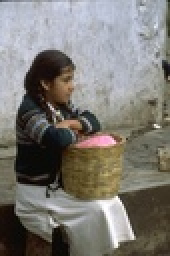
%> input picture Main/23025.jpg, 85 x 128 px, shrunk from 321 x 481 before the run (shown 2 times larger)
$ octave --eval "Histogram('23025.jpg');"   (GNU Octave 9; MATLAB toolbox functions it lacks are replaced by stand-ins)
%> lines starting %> are read from the running program, lines starting %| are printed output that depends on the picture
function Histogram(imagePath)
%> called with imagePath = '23025.jpg'
%imagePath = '23025.jpg';
img = imread(imagePath);
%> img is the input picture: size 128x85x3 uint8; mean R, G, B 124.6, 121.6, 115.9

img = rgb2gray(img);
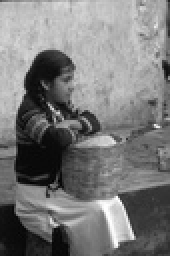
%> img: size 128x85 uint8 (shown 2 times larger); min 0, max 255, mean 121.8
intensity_values = img(:); % Coloumn Vector
[unique_intensities, ~, ~] = unique(intensity_values);  % unique_intensities is coloumn vector
%> unique_intensities = 254 values from 0 to 255

n = size(unique_intensities, 1);
%> n = 254
m = size(intensity_values, 1);
%> m = 10880

pixel_count = zeros(n, 1);  % Coloumn vector

for i=1:n
    for j=1:m
        if(unique_intensities(i, 1) == intensity_values(j, 1))
            pixel_count(i, 1) = pixel_count(i, 1) + 1;
        end
    end
end
%> after the loop, pixel_count = 254 values, max 144 at index 10, min 1 at index 1, mean 42.83

fileID = fopen('imageDataPoints.txt', 'w');

% Write data to the file using fprintf
for i = 1:n
    fprintf(fileID, '%d\t%d\n', unique_intensities(i, 1), pixel_count(i, 1));
end

% Close the file
fclose(fileID);

histogram(img, 'BinWidth', 0.5, 'EdgeColor', 'b');
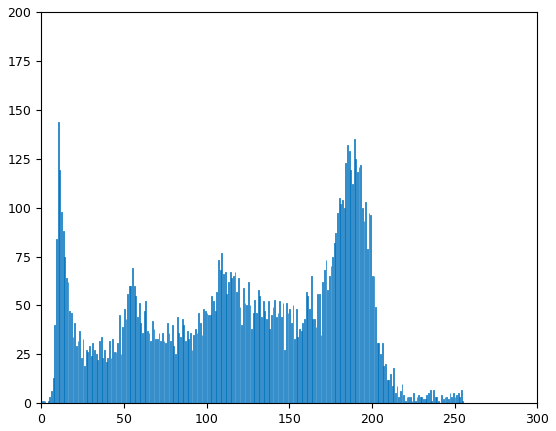
%> figure redrawn from the program's plot data; tallest bar 144 high, from x = 10 to 10.5

%ImageData = [unique_intensities, pixel_count];

end

$ run again, on Main/238011.jpg
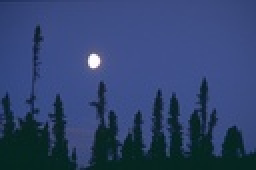
%> input picture Main/238011.jpg, 128 x 85 px, shrunk from 481 x 321 before the run (shown 2 times larger)
%> in Histogram, img is the input picture: size 85x128x3 uint8; mean R, G, B 48.4, 67.4, 110.1
%> in Histogram, `img = rgb2gray(img);`:
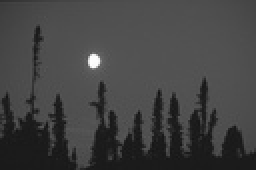
%> img: size 85x128 uint8 (shown 2 times larger); min 18, max 254, mean 66.5
%> unique_intensities = 110 values from 18 to 254
%> n = 110
%> the loop in Histogram, `for i=1:n` made 110 passes
%> after the loop in Histogram, `for i=1:n`: pixel_count = 110 values, max 1199 at index 64, min 1 at index 1, mean 98.91
%> the loop in Histogram, `for i = 1:n` made 110 passes
%> in Histogram, `histogram(img, 'BinWidth', 0.5, 'EdgeColor', 'b');`:
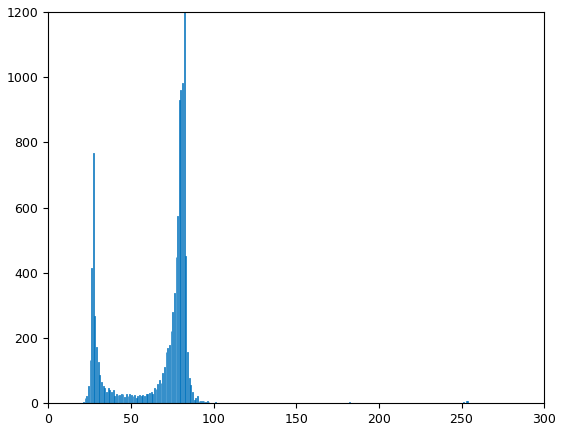
%> figure redrawn from the program's plot data; tallest bar 1199 high, from x = 82 to 82.5

$ run again, on Main/246016.jpg
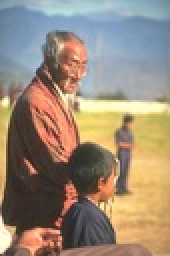
%> input picture Main/246016.jpg, 85 x 128 px, shrunk from 321 x 481 before the run (shown 2 times larger)
%> in Histogram, img is the input picture: size 128x85x3 uint8; mean R, G, B 153.7, 137.8, 119.7
%> in Histogram, `img = rgb2gray(img);`:
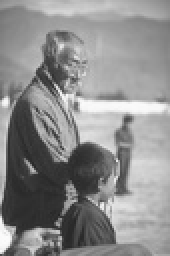
%> img: size 128x85 uint8 (shown 2 times larger); min 36, max 252, mean 140.5
%> unique_intensities = 215 values from 36 to 252
%> n = 215
%> after the loop in Histogram, `for i=1:n`: pixel_count = 215 values, max 147 at index 136, min 1 at index 1, mean 50.6
%> in Histogram, `histogram(img, 'BinWidth', 0.5, 'EdgeColor', 'b');`:
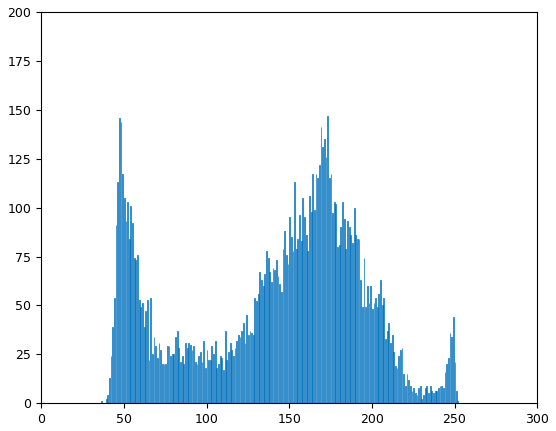
%> figure redrawn from the program's plot data; tallest bar 147 high, from x = 173 to 173.5

$ run again, on Main/271031.jpg
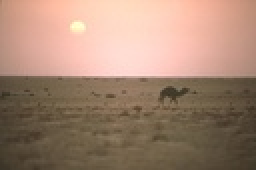
%> input picture Main/271031.jpg, 128 x 85 px, shrunk from 481 x 321 before the run (shown 2 times larger)
%> in Histogram, img is the input picture: size 85x128x3 uint8; mean R, G, B 163.5, 133.1, 113.8
%> in Histogram, `img = rgb2gray(img);`:
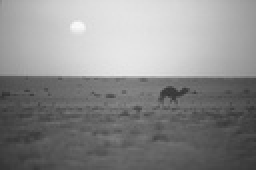
%> img: size 85x128 uint8 (shown 2 times larger); min 48, max 250, mean 140
%> unique_intensities = 196 values from 48 to 250
%> n = 196
%> after the loop in Histogram, `for i=1:n`: pixel_count = 196 values, max 205 at index 177, min 1 at index 1, mean 55.51
%> in Histogram, `histogram(img, 'BinWidth', 0.5, 'EdgeColor', 'b');`:
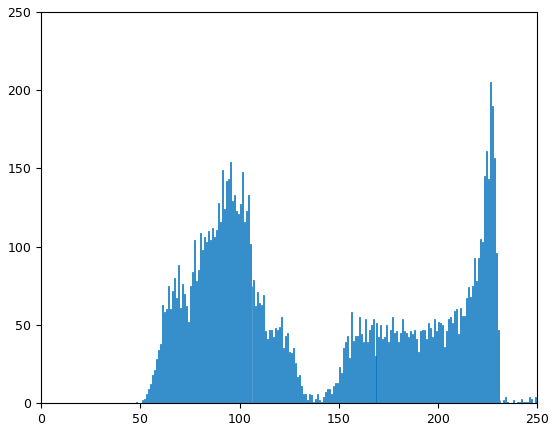
%> figure redrawn from the program's plot data; tallest bar 205 high, from x = 226 to 226.5
